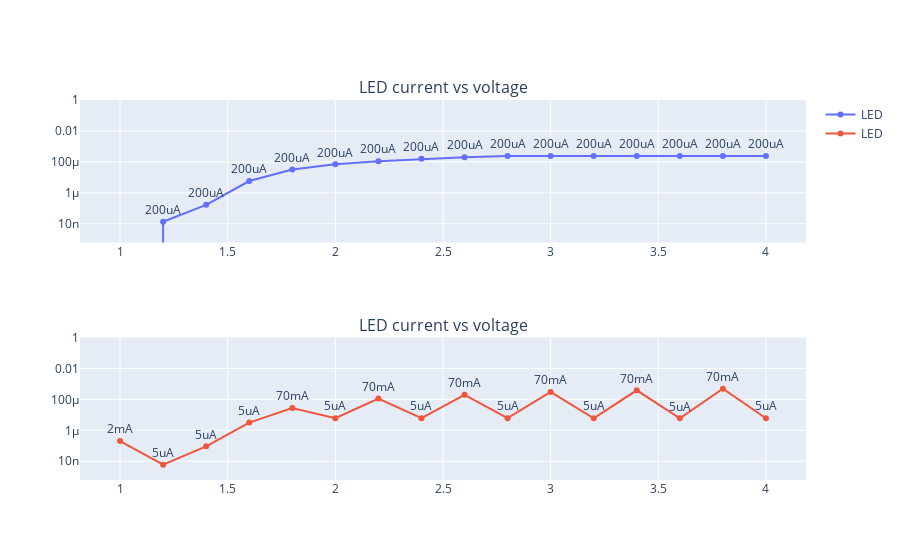

Notebook code cell kept with this figure:
### Markdown cell above
### Plotting the results
The following plots show the difference between the sweep with and without autorange. 
With a fixed value of 200uA, the current curve saturates at approximately this value.  
With an autorange set, the better resolution at low currents becomes clear. 
The curve does not saturate and reaches around 500uA. The plots are annotated with the current ranges:  
*(Note: the enum prefixes 'Range_' are removed for better readability)*

### Code cell
from plotly.subplots import make_subplots
def create_fig():  
    fig = make_subplots(rows=2, cols=1,  subplot_titles=("LED current vs voltage", "LED current vs voltage"))
    fig.add_trace(go.Scatter(x=sweep_without_autorange[0], y=sweep_without_autorange[1],
                        mode='lines+markers+text',
                        text = [s.replace("Range_", "") for s in sweep_without_autorange[3]],
                        textposition="top center",
                        name='LED'),  row=1, col=1)
    fig.add_trace(go.Scatter(x=sweep_with_autorange[0], y=sweep_with_autorange[1],
                        mode='lines+markers+text',
                        text = [s.replace("Range_", "") for s in sweep_with_autorange[3]],
                        textposition="top center",
                        name='LED'),  row=2, col=1)
    fig.update_yaxes(type="log", range=[np.log(0.0001),np.log(1)], row=1, col=1)
    fig.update_yaxes(type="log", range=[np.log(0.0001),np.log(1)], row=2, col=1)
    fig.update_layout(height=600)
    return fig
fig = create_fig()
fig
#uncomment in pure python script:
#fig.show()

### Figure 1 — Plotly figure (JSON) as saved in the notebook; plotly's stock layout.template omitted (floating-point values rounded to 4 significant figures)
{"data": [{"mode": "lines+markers+text", "name": "LED", "text": ["200uA", "200uA", "200uA", "200uA", "200uA", "200uA", "200uA", "200uA", "200uA", "200uA", "200uA", "200uA", "200uA", "200uA", "200uA", "200uA"], "textposition": "top center", "type": "scatter", "x": [1, 1.2, 1.4, 1.6, 1.8, 2.0, 2.2, 2.4, 2.6, 2.8, 3.0, 3.2, 3.4, 3.6, 3.8, 4.0], "xaxis": "x", "y": [-1.343e-08, 1.343e-08, 1.678e-07, 5.787e-06, 3.22e-05, 6.969e-05, 0.000112, 0.0001566, 0.0002026, 0.0002384, 0.0002422, 0.0002422, 0.0002422, 0.0002422, 0.0002422, 0.0002422], "yaxis": "y"}, {"mode": "lines+markers+text", "name": "LED", "text": ["2mA", "5uA", "5uA", "5uA", "70mA", "5uA", "70mA", "5uA", "70mA", "5uA", "70mA", "5uA", "70mA", "5uA", "70mA", "5uA"], "textposition": "top center", "type": "scatter", "x": [1, 1.2, 1.4, 1.6, 1.8, 2.0, 2.2, 2.4, 2.6, 2.8, 3.0, 3.2, 3.4, 3.6, 3.8, 4.0], "xaxis": "x2", "y": [2.014e-07, 6.042e-09, 9.198e-08, 3.178e-06, 2.747e-05, 6.064e-06, 0.0001122, 6.065e-06, 0.0001968, 6.065e-06, 0.0002998, 6.046e-06, 0.0003868, 5.983e-06, 0.0004875, 6.065e-06], "yaxis": "y2"}], "layout": {"annotations": [{"font": {"size": 16}, "showarrow": false, "text": "LED current vs voltage", "x": 0.5, "xanchor": "center", "xref": "paper", "y": 1, "yanchor": "bottom", "yref": "paper"}, {"font": {"size": 16}, "showarrow": false, "text": "LED current vs voltage", "x": 0.5, "xanchor": "center", "xref": "paper", "y": 0.375, "yanchor": "bottom", "yref": "paper"}], "autosize": true, "xaxis": {"anchor": "y", "autorange": true, "domain": [0, 1], "range": [0.8182, 4.182], "type": "linear"}, "xaxis2": {"anchor": "y2", "autorange": true, "domain": [0, 1], "range": [0.8182, 4.182], "type": "linear"}, "yaxis": {"anchor": "x", "domain": [0.625, 1], "range": [-9.21, 0], "type": "log"}, "yaxis2": {"anchor": "x2", "domain": [0, 0.375], "range": [-9.21, 0], "type": "log"}}}
